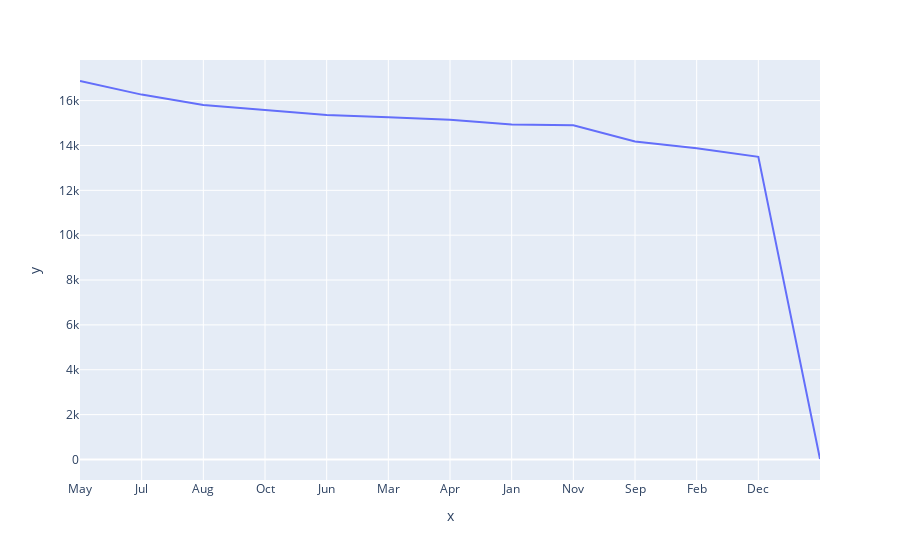

The code cell stored with this chart in its notebook:
### Code cell
px.line(data, x=data['imonth'].value_counts().index, y=data['imonth'].value_counts().tolist())

### Figure 1 — Plotly figure (JSON) as saved in the notebook; plotly's stock layout.template omitted (floating-point values rounded to 4 significant figures)
{"data": [{"hovertemplate": "x=%{x}<br>y=%{y}<extra></extra>", "legendgroup": "", "line": {"color": "#636efa", "dash": "solid"}, "mode": "lines", "name": "", "orientation": "v", "showlegend": false, "type": "scatter", "x": ["May", "Jul", "Aug", "Oct", "Jun", "Mar", "Apr", "Jan", "Nov", "Sep", "Feb", "Dec", ""], "xaxis": "x", "y": [16875, 16268, 15800, 15563, 15359, 15257, 15152, 14936, 14906, 14180, 13879, 13496, 20], "yaxis": "y"}], "layout": {"legend": {"tracegroupgap": 0}, "margin": {"t": 60}, "xaxis": {"anchor": "y", "domain": [0, 1], "title": {"text": "x"}}, "yaxis": {"anchor": "x", "domain": [0, 1], "title": {"text": "y"}}}}
